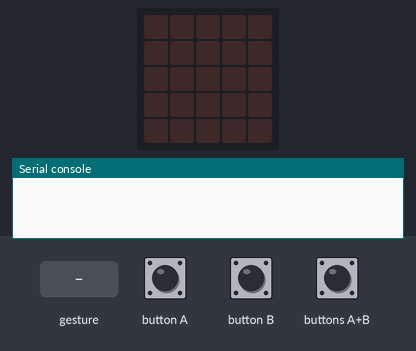
A program run on a simulated BBC micro:bit (MakeCode). Shown: the board's 5×5 LED display, the last lines printed to the serial console. The inputs (shaded band) are chosen by the test bench. Random numbers come from a fixed seed; no radio messages arrive unless stated (any console line starting 'radio sent:' is added by the test bench); a tilt is held for 1.5 s and a shake lasts 1 s, then the board lies face up again.

Above: at 1.2 s.
1.3 s: gesture 'shake'
At 2.5 s:
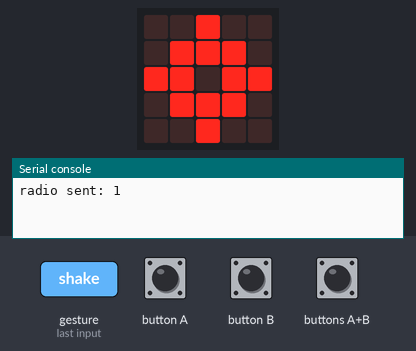
3.0 s: gesture 'shake'
At 3.8 s:
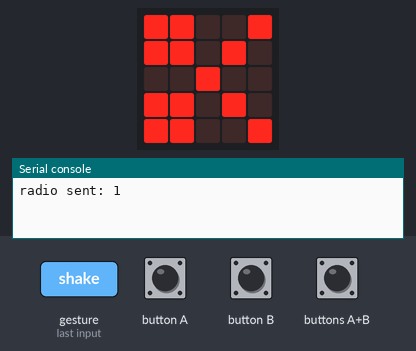
4.7 s: button A pressed 5 times (0.12 s each, 0.3 s apart)
At 6.2 s:
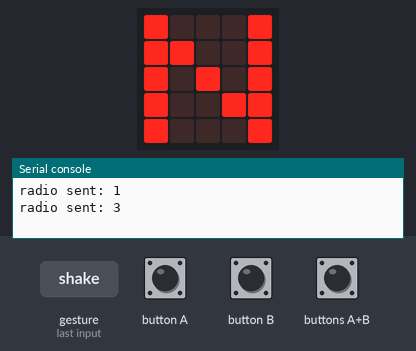
7.7 s: button B pressed 5 times (0.12 s each, 0.3 s apart)
At 9.7 s:
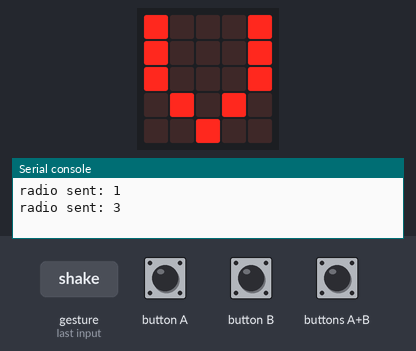
Timing chart, 0 to 11.2 s (numbered marks = the images above; inputs shaded):
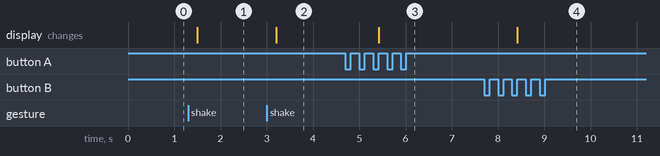

Measured:
- after the input at 1.3 s, the display: changes after 0.20 s (image 1)
- after the input at 3.0 s, the display: changes after 0.20 s (image 2)
- after the input at 4.7 s, the display: changes after 0.72 s (image 3)
- after the input at 7.7 s, the display: changes after 0.72 s (image 4)

The program:

main.ts
```typescript
input.onButtonPressed(Button.A, function () {
    enpontom += 1
    if (enpontom == 3) {
        basic.showString("N")
        enpontom = 0
    }
})
input.onGesture(Gesture.Shake, function () {
    vszam = randint(1, 3)
    if (vszam == 1) {
        basic.showIcon(IconNames.Target)
        radio.sendNumber(1)
    } else {
        if (vszam == 2) {
            basic.showIcon(IconNames.Square)
            radio.sendNumber(2)
        } else {
            basic.showIcon(IconNames.Scissors)
            radio.sendNumber(3)
        }
    }
})
input.onButtonPressed(Button.AB, function () {
    enpontom = 0
})
input.onButtonPressed(Button.B, function () {
    enpontom += -1
    if (enpontom == -3) {
        basic.showString("V")
        enpontom = 0
    }
})
radio.onReceivedValue(function (name, value) {
    if (value == 3 && vszam == 1 || (value == 1 && vszam == 2 || value == 2 && vszam == 3)) {
        enpontom += -1
    } else {
        if (enpontom != vszam) {
            enpontom += 1
        }
    }
})
let vszam = 0
let enpontom = 0
enpontom = 0
basic.forever(function () {
    radio.setGroup(2)
    if (enpontom == 3) {
        basic.showString("N")
        enpontom = 0
    } else {
        if (enpontom == -3) {
            basic.showString("V")
            enpontom = 0
        }
    }
})
```

test.ts
```typescript
// ide kerülnek a tesztek; a rendszer ezt nem kompilálja, ha a csomagot bővítményként használják.
```
